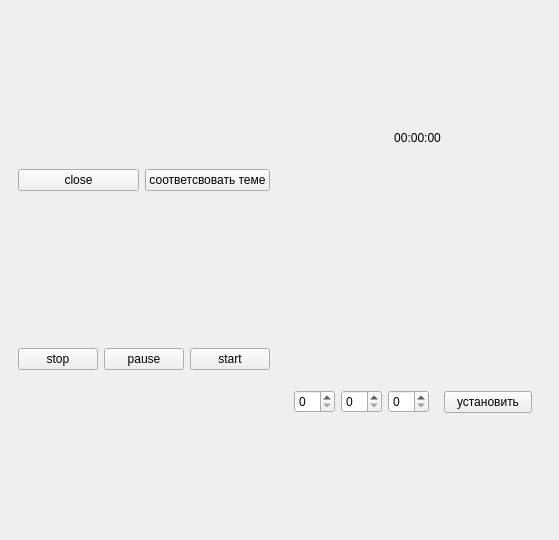
<?xml version="1.0" encoding="UTF-8"?>
<ui version="4.0">
 <class>MainWindow</class>
 <widget class="QMainWindow" name="MainWindow">
  <property name="geometry">
   <rect>
    <x>0</x>
    <y>0</y>
    <width>559</width>
    <height>540</height>
   </rect>
  </property>
  <property name="windowTitle">
   <string>Таймер</string>
  </property>
  <widget class="QWidget" name="centralwidget">
   <layout class="QHBoxLayout" name="horizontalLayout">
    <item>
     <widget class="QWidget" name="widget" native="true">
      <layout class="QVBoxLayout" name="verticalLayout">
       <item>
        <layout class="QHBoxLayout" name="horizontalLayout_4">
         <item>
          <widget class="QPushButton" name="close_btn">
           <property name="text">
            <string>close</string>
           </property>
          </widget>
         </item>
         <item>
          <widget class="QPushButton" name="pushButton">
           <property name="text">
            <string>соответсвовать теме</string>
           </property>
          </widget>
         </item>
        </layout>
       </item>
       <item>
        <layout class="QHBoxLayout" name="horizontalLayout_5">
         <item>
          <widget class="QPushButton" name="stop">
           <property name="text">
            <string>stop</string>
           </property>
          </widget>
         </item>
         <item>
          <widget class="QPushButton" name="pause">
           <property name="text">
            <string>pause</string>
           </property>
          </widget>
         </item>
         <item>
          <widget class="QPushButton" name="start">
           <property name="text">
            <string>start</string>
           </property>
           <property name="default">
            <bool>false</bool>
           </property>
          </widget>
         </item>
        </layout>
       </item>
      </layout>
     </widget>
    </item>
    <item>
     <layout class="QVBoxLayout" name="verticalLayout_3">
      <item>
       <layout class="QVBoxLayout" name="verticalLayout_4">
        <item>
         <widget class="QLabel" name="time_label">
          <property name="text">
           <string>00:00:00</string>
          </property>
          <property name="textFormat">
           <enum>Qt::AutoText</enum>
          </property>
          <property name="alignment">
           <set>Qt::AlignCenter</set>
          </property>
          <property name="wordWrap">
           <bool>false</bool>
          </property>
         </widget>
        </item>
       </layout>
      </item>
      <item>
       <widget class="QWidget" name="widget_2" native="true">
        <layout class="QHBoxLayout" name="horizontalLayout_2">
         <item>
          <layout class="QHBoxLayout" name="horizontalLayout_3">
           <item>
            <widget class="QSpinBox" name="hour"/>
           </item>
           <item>
            <widget class="QSpinBox" name="min"/>
           </item>
           <item>
            <widget class="QSpinBox" name="second"/>
           </item>
          </layout>
         </item>
         <item>
          <widget class="QWidget" name="widget_3" native="true">
           <layout class="QVBoxLayout" name="verticalLayout_2">
            <item>
             <widget class="QPushButton" name="setup">
              <property name="text">
               <string>установить</string>
              </property>
             </widget>
            </item>
           </layout>
          </widget>
         </item>
        </layout>
       </widget>
      </item>
     </layout>
    </item>
   </layout>
  </widget>
 </widget>
 <resources/>
 <connections/>
</ui>
